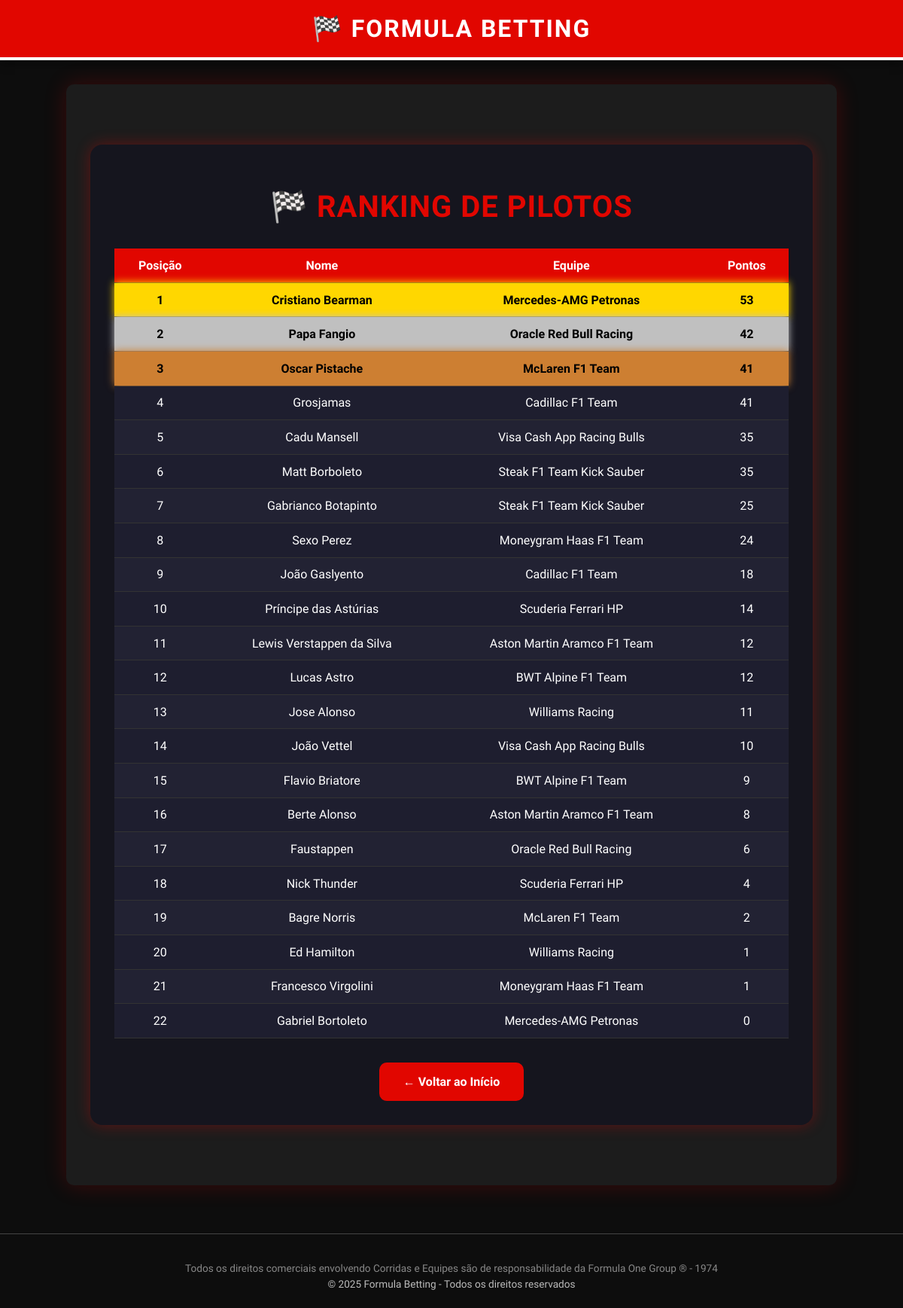
Page /public/ranking/pilotos/ on the committed database.
### core/models.py (models this page shows, shortened)
class Piloto(models.Model):
    nome = models.CharField(max_length=100)
    numero = models.IntegerField()
    equipe = models.ForeignKey('Equipe', on_delete=models.CASCADE, related_name='pilotos')

class Equipe(models.Model):
    nome = models.CharField(max_length=100)
    slug = models.SlugField(unique=True)
    logo = models.URLField(max_length=500, blank=True, null=True)
    cor = models.CharField(max_length=7, default='#000000')  # ex: #FF0000

### core/views.py (the view)
# urls.py: path('ranking/pilotos/', RankingPilotos.as_view(), name='ranking_pilotos'),
class RankingPilotos(TemplateView):
    template_name = 'ranking/pilotos.html'
    def get_context_data(self, **kwargs):
        context = super().get_context_data(**kwargs)
        pilotos = Piloto.objects.all()
        ranking = []
        for piloto in pilotos:
            total = sum([r.pontuacao() for r in piloto.resultados.all()])
            ranking.append({
                'piloto': piloto,
                'total_pontos': total
            })
        context['ranking'] = sorted(ranking, key=lambda x: x['total_pontos'], reverse=True)
        return context

### core/models.py (called while the page is built)
    def pontuacao(self):
        F1_POINTS = {
            1: 25, 2: 18, 3: 15, 4: 12, 5: 10, 6: 8, 7: 6, 8: 4, 9: 2, 10: 1,
        }
        return F1_POINTS.get(self.posicao, 0)

### core/templates/ranking/pilotos.html (shortened to what this page needs)
{% extends 'base.html' %}
{% load static %}
{% block content %}
<div class="ranking-container">
  <h1>🏁 Ranking de Pilotos</h1>
  {% if ranking %}
  <table class="ranking-table">
    <thead>
      <tr>
        <th>Posição</th>
        <th>Nome</th>
        <th>Equipe</th>
        <th>Pontos</th>
      </tr>
    </thead>
    <tbody>
      {% for item in ranking %}
      <tr>
        <td>{{ forloop.counter }}</td>
        <td>{{ item.piloto.nome }}</td>
        <td>{{ item.piloto.equipe.nome }}</td>
        <td>{{ item.total_pontos }}</td>
      </tr>
      {% endfor %}
    </tbody>
  </table>
  {% else %}
    <p style="text-align:center; margin-top:2rem;">Ainda não há pontuação para exibir.</p>
  {% endif %}
  <a href="{% url 'public_home' %}" class="back-button">← Voltar ao Início</a>
</div>
{% endblock %}

### core/templates/base.html (shortened to what this page needs)
<!DOCTYPE html>
<html lang="pt-BR">
<head>
</head>
<body>
    <header>
        🏁 Formula Betting
    </header>
    <main>
        {% block content %}{% endblock %}
    </main>
    <footer>
        <p>
            Todos os direitos comerciais envolvendo Corridas e Equipes são de responsabilidade da Formula One Group ® - 1974
        </p>
        &copy; 2025 Formula Betting - Todos os direitos reservados
    </footer>
</body>
</html>

### core/templates/base.html (style rules this page uses)
:root { --f1-red: #e10600; --f1-black: #0d0d0d; --f1-grey: #1c1c1c; --f1-white: #f1f1f1; }
body { font-family: 'Orbitron', sans-serif; background-color: var(--f1-black); color: var(--f1-white); margin: 0; padding: 0; }
header { background: var(--f1-red); color: white; padding: 1.2rem 0; text-align: center; font-weight: 700; font-size: 2rem; text-transform: uppercase; letter-spacing: 2px; border-bottom: 4px solid white; box-shadow: 0 4px 12px rgba(0, 0, 0, 0.4); }
main { max-width: 960px; margin: 2rem auto; background: var(--f1-grey); padding: 2rem; border-radius: 10px; box-shadow: 0 0 30px rgba(255, 0, 0, 0.2); }
footer { text-align: center; font-size: 0.85rem; padding: 1.5rem 0; color: #bbb; margin-top: 4rem; border-top: 1px solid #444; }
footer p:first-child { margin-bottom: 0.3rem; color: #888; }
a { color: var(--f1-red); text-decoration: none; font-weight: bold; }

### core/templates/ranking/pilotos.html (style rules this page uses)
.ranking-container { max-width: 1000px; margin: 3rem auto; padding: 2rem; background: #15151e; color: white; border-radius: 16px; box-shadow: 0 0 20px rgba(255, 0, 0, 0.3); font-family: 'Orbitron', sans-serif; }
.ranking-container h1 { text-align: center; font-size: 2.5rem; margin-bottom: 2rem; text-transform: uppercase; letter-spacing: 1px; color: #e10600; }
.ranking-table { width: 100%; border-collapse: collapse; overflow-x: auto; }
.ranking-table thead tr { background: #e10600; color: white; }
.ranking-table th, .ranking-table td { padding: 0.8rem; text-align: center; border-bottom: 1px solid #333; }
.ranking-table tbody tr:nth-child(even) { background: #1e1e2f; }
.ranking-table tbody tr:nth-child(odd) { background: #222233; }
.ranking-table tbody tr:nth-child(1) { background: gold; color: black; font-weight: bold; box-shadow: 0 0 10px gold; }
.ranking-table tbody tr:nth-child(2) { background: silver; color: black; font-weight: bold; box-shadow: 0 0 10px silver; }
.ranking-table tbody tr:nth-child(3) { background: #cd7f32; color: black; font-weight: bold; box-shadow: 0 0 10px #cd7f32; }
.ranking-table tbody tr { animation: fadeInUp 0.5s ease forwards; opacity: 0; }
.back-button { display: block; margin: 2rem auto 0; padding: 1rem 2rem; background: #e10600; color: white; border-radius: 10px; text-decoration: none; font-weight: bold; transition: 0.3s; text-align: center; width: fit-content; }

### rows in the picture
Piloto: piloto.nome "Cristiano Bearman", piloto.equipe.nome "Mercedes-AMG Petronas", total_pontos "53"
Piloto: piloto.nome "Papa Fangio", piloto.equipe.nome "Oracle Red Bull Racing", total_pontos "42"
Piloto: piloto.nome "Oscar Pistache", piloto.equipe.nome "McLaren F1 Team", total_pontos "41"
Piloto: piloto.nome "Grosjamas", piloto.equipe.nome "Cadillac F1 Team", total_pontos "41"
Piloto: piloto.nome "Cadu Mansell", piloto.equipe.nome "Visa Cash App Racing Bulls", total_pontos "35"
Piloto: piloto.nome "Matt Borboleto", piloto.equipe.nome "Steak F1 Team Kick Sauber", total_pontos "35"
Piloto: piloto.nome "Gabrianco Botapinto", piloto.equipe.nome "Steak F1 Team Kick Sauber", total_pontos "25"
Piloto: piloto.nome "Sexo Perez", piloto.equipe.nome "Moneygram Haas F1 Team", total_pontos "24"
Piloto: piloto.nome "João Gaslyento", piloto.equipe.nome "Cadillac F1 Team", total_pontos "18"
Piloto: piloto.nome "Príncipe das Astúrias", piloto.equipe.nome "Scuderia Ferrari HP", total_pontos "14"
Piloto: piloto.nome "Lewis Verstappen da Silva", piloto.equipe.nome "Aston Martin Aramco F1 Team", total_pontos "12"
Piloto: piloto.nome "Lucas Astro", piloto.equipe.nome "BWT Alpine F1 Team", total_pontos "12"
Piloto: piloto.nome "Jose Alonso", piloto.equipe.nome "Williams Racing", total_pontos "11"
Piloto: piloto.nome "João Vettel", piloto.equipe.nome "Visa Cash App Racing Bulls", total_pontos "10"
Piloto: piloto.nome "Flavio Briatore", piloto.equipe.nome "BWT Alpine F1 Team", total_pontos "9"
Piloto: piloto.nome "Berte Alonso", piloto.equipe.nome "Aston Martin Aramco F1 Team", total_pontos "8"
Piloto: piloto.nome "Faustappen", piloto.equipe.nome "Oracle Red Bull Racing", total_pontos "6"
Piloto: piloto.nome "Nick Thunder", piloto.equipe.nome "Scuderia Ferrari HP", total_pontos "4"
Piloto: piloto.nome "Bagre Norris", piloto.equipe.nome "McLaren F1 Team", total_pontos "2"
Piloto: piloto.nome "Ed Hamilton", piloto.equipe.nome "Williams Racing", total_pontos "1"
Piloto: piloto.nome "Francesco Virgolini", piloto.equipe.nome "Moneygram Haas F1 Team", total_pontos "1"
Piloto: piloto.nome "Gabriel Bortoleto", piloto.equipe.nome "Mercedes-AMG Petronas", total_pontos "0"
